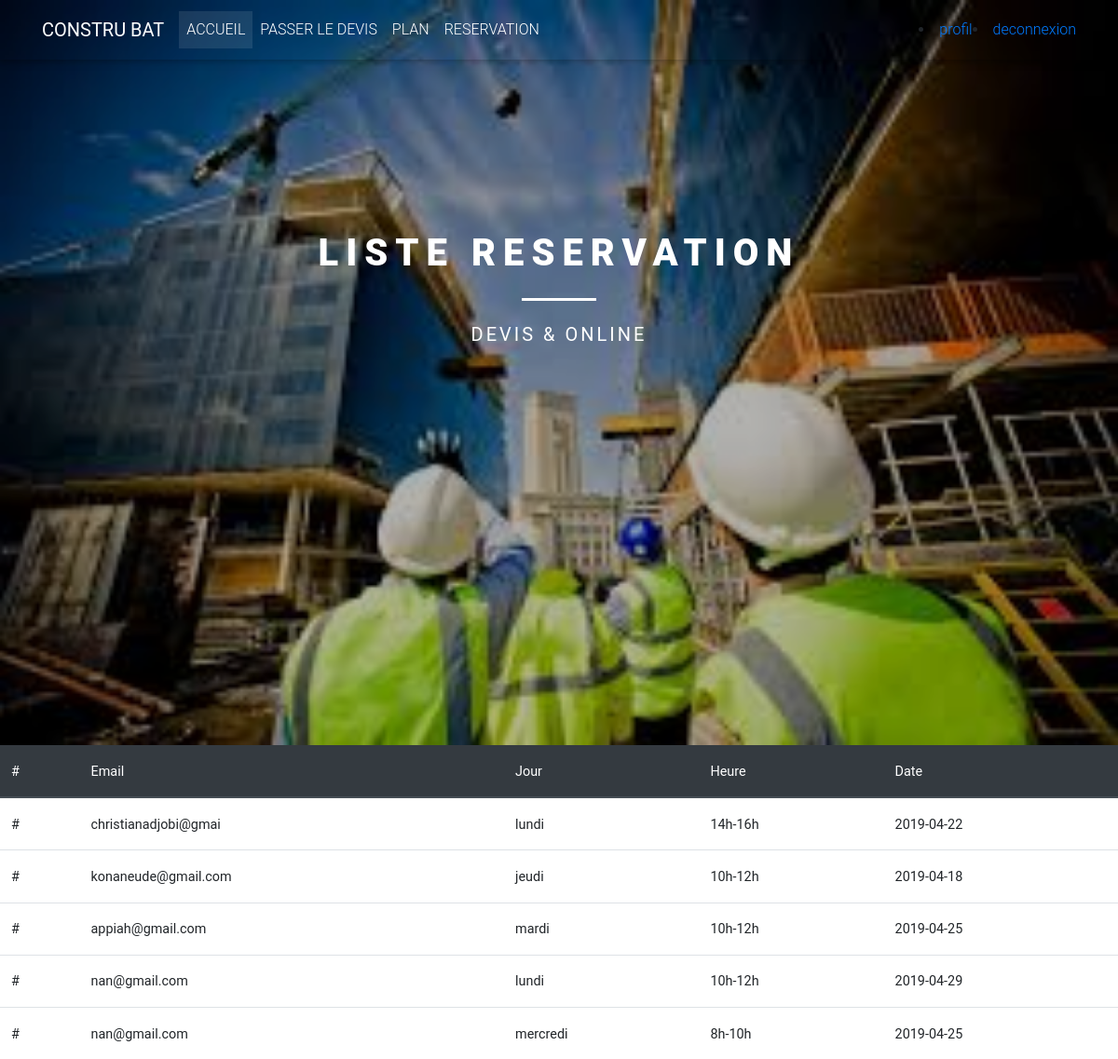
Page /dashreservation.php on the committed database.
### tables this page shows
CREATE TABLE `reservation` (
  `id_reservation` int(11) NOT NULL,
  `id_nonClient` int(20) NOT NULL,
  `email` varchar(100) NOT NULL,
  `jour` varchar(20) NOT NULL,
  `heure` varchar(50) NOT NULL,
  `date` date NOT NULL
);

### dashreservation.php (the view, shortened to what this page needs)
<?php
$bdd = new PDO ('mysql:host=localhost;dbname=gestionclientbat','root','');
$membre = $bdd->query('SELECT * FROM reservation ORDER BY id_reservation ');
 ?>
 <!DOCTYPE html>
 <html>
 <head>
  <link rel="stylesheet" href="https://use.fontawesome.com/releases/v5.6.1/css/all.css">
  <link href="css/bootstrap.min.css" rel="stylesheet">
  <link href="css/mdb.min.css" rel="stylesheet">
  <link href="css/style.css" rel="stylesheet">
  <link rel="stylesheet" href="aos-master/dist/aos.css">
 </head>
 <body>
<header>
          <nav class="navbar navbar-expand-lg navbar-dark fixed-top scrolling-navbar">
            <div class="container">
              <a class="navbar-brand" href="#"><strong>CONSTRU BAT</strong></a>
              <div class="collapse navbar-collapse" id="navbarSupportedContent-7">
                <ul class="navbar-nav mr-auto">
                  <li class="nav-item active">
                    <a class="nav-link" href="client.php">ACCUEIL <span class="sr-only">(current)</span></a>
                  </li>
                  <li class="nav-item">
                    <a class="nav-link" href="login.php">PASSER LE DEVIS</a>
                  </li>
             <li class="nav-item">
                    <a class="nav-link" href="plan.php">PLAN</a>
                  </li>
                <li class="nav-item">
                    <a class="nav-link" href="dashclient.php">RESERVATION</a>
                  </li>
                </ul>
                  <div class="md-form my-0">
                  <li><a href="profil.php"  class="lien"><span class="glyphicon glyphicon-user" ></span>profil</a></li>
                  </div>
                    <div class="md-form my-0">
                  <li><a  href="traitement/deconnection.php" class="lien">deconnexion</a></li>
                  </div>
              </div>
            </div>
          </nav>
          <div class="view" style="background-image: url('image/banner.jpg'); background-repeat: no-repeat; background-size: cover; background-position: center center;">
            <div class="mask rgba-black-light align-items-center">
              <div class="container">
                <div class="row">
                  <div class="col-md-12 mb-4 white-text text-center" style="margin-top: 200px;">
                    <h1 class="h1-reponsive white-text text-uppercase font-weight-bold mb-0 pt-md-5 pt-5 wow fadeInDown" data-wow-delay="0.3s"><strong>LISTE RESERVATION</strong></h1>
                    <hr class="hr-light my-4 wow fadeInDown" data-wow-delay="0.4s">
                    <h5 class="text-uppercase mb-4 white-text wow fadeInDown" data-wow-delay="0.4s"><strong>devis & online</strong></h5>
                  </div>
                </div>
              </div>
            </div>
          </div>
</header>
<table class="table">
  <thead class="thead-dark">
    <tr>
      <th scope="col">#</th>
      <th scope="col">Email</th>
      <th scope="col">Jour</th>
      <th scope="col">Heure</th>
      <th scope="col">Date</th>
    </tr>
  </thead>
  <tbody>
         <?php while ($m=$membre->fetch()) {?>
    <tr>
      <th scope="col">#</th>
      <th scope="col"><?= $m['email']?></th>
      <th scope="col"><?= $m['jour']?></th>
      <th scope="col"><?= $m['heure']?></th>
      <th scope="col"><?= $m['date']?></th>
         <?php } ?>
 </body>
 </html>

### css/style.css (style rules this page uses)
html, body, header, .view { height: 100%; }
.navbar:not(.top-nav-collapse) { background: transparent !important; }
h1 { letter-spacing: 8px; }
h5 { letter-spacing: 3px; }
.hr-light { border-top: 3px solid #fff; width: 80px; }

### rows in the picture
reservation: email "christianadjobi@gmai", jour "lundi", heure "14h-16h", date "2019-04-22"
reservation: email "konaneude@gmail.com", jour "jeudi", heure "10h-12h", date "2019-04-18"
reservation: email "appiah@gmail.com", jour "mardi", heure "10h-12h", date "2019-04-25"
reservation: email "nan@gmail.com", jour "lundi", heure "10h-12h", date "2019-04-29"
reservation: email "nan@gmail.com", jour "mercredi", heure "8h-10h", date "2019-04-25"
